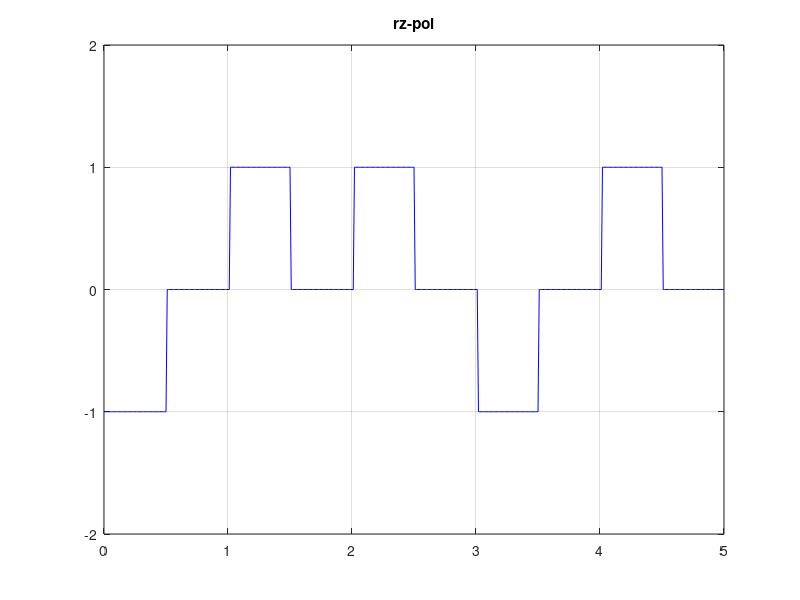

MATLAB code for this plot:
clc;
clear all;
close all;
%generate message signal
N=5; m=randi([0 1],1,N)
for n=1:length(m)
    if m(n)==1
        mm(n)=1;
    else
        mm(n)=-1;
    end
end
t=0:.01:length(m);
a=0;b=0.5;i=1;
for j=1:length(t)
    if t(j)>=a && t(j)<=b
        y(j)=mm(i);
    
    elseif t(j)>=b && t(j)<=i
        y(j)=0;
else
    i=i+1;
    a=a+1;
    b=b+1;
    end
end
  plot(t,y,'b'); axis([0 N -2 2]);grid on;
  title('rz-pol');